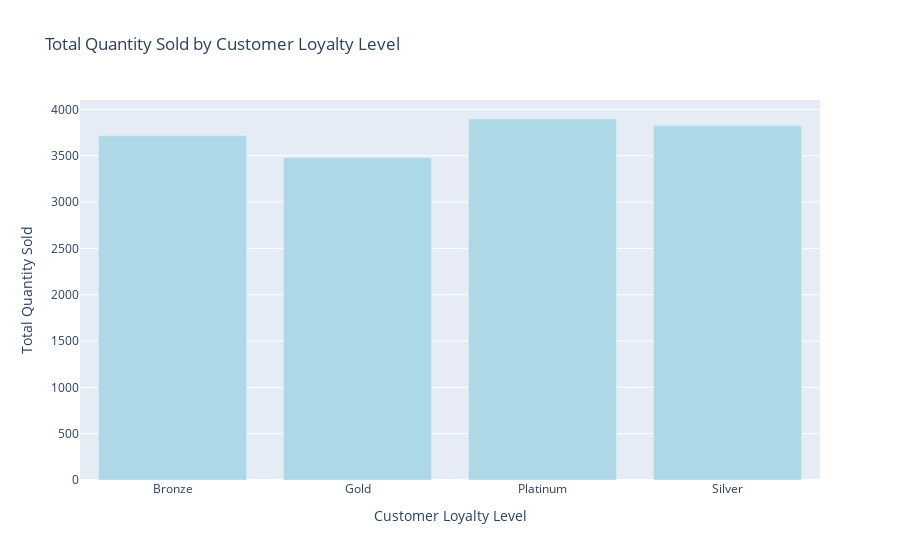

Write notebook code for a chart like this one.
### Code cell
# visualization 

# Create a bar chart for total quantity sold by loyalty level
fig_quantity = go.Figure()

fig_quantity.add_trace(go.Bar(
    x=loyalty_quantity_sold['Customer Loyalty Level'], 
    y=loyalty_quantity_sold['Total Quantity Sold'],
    marker_color='lightblue'
))

# Update layout
fig_quantity.update_layout(
    title='Total Quantity Sold by Customer Loyalty Level',
    xaxis_title='Customer Loyalty Level',
    yaxis_title='Total Quantity Sold'
)

# Show the plot
fig_quantity.show()

### Figure 1 — Plotly figure (JSON) as saved in the notebook; plotly's stock layout.template omitted (floating-point values rounded to 4 significant figures)
{"data": [{"marker": {"color": "lightblue"}, "type": "bar", "x": ["Bronze", "Gold", "Platinum", "Silver"], "y": [3714, 3477, 3896, 3827]}], "layout": {"autosize": true, "title": {"text": "Total Quantity Sold by Customer Loyalty Level"}, "xaxis": {"autorange": true, "range": [-0.5, 3.5], "title": {"text": "Customer Loyalty Level"}, "type": "category"}, "yaxis": {"autorange": true, "range": [0, 4101.0], "title": {"text": "Total Quantity Sold"}, "type": "linear"}}}
